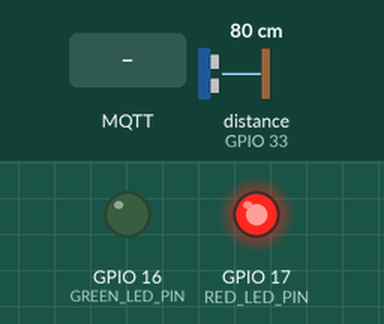
Bench run of a sketch on a simulated ESP32. Shown: output pins drawn as LEDs (lit = HIGH). The inputs (shaded band) are chosen by the test bench; at power-on: distance to the obstacle (sensor on GPIO 33) 80 cm. The echo pulse lasts 58.3 µs per cm; WiFi joins after 1.5 s; servers stay silent unless stated; random numbers use the default seed unless the sketch sets one; no MQTT or app messages arrive unless stated; what the sketch prints to the serial monitor is not drawn.

Above: at 2.7 s.
2.8 s: MQTT message "ON" arrives on the first subscribed topic
At 4.0 s:
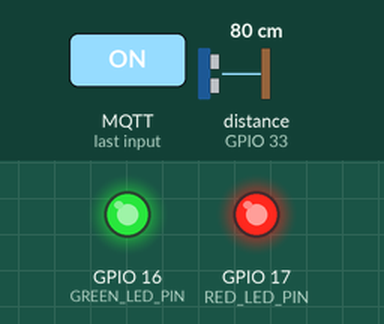
4.3 s: distance to the obstacle (sensor on GPIO 33) set to 6 cm
7.2 s: distance to the obstacle (sensor on GPIO 33) set to 3 cm
At 9.2 s:
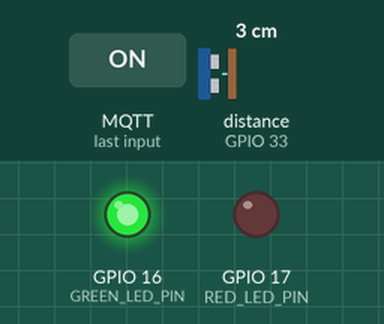
9.5 s: distance to the obstacle (sensor on GPIO 33) set to 9 cm
At 10.9 s:
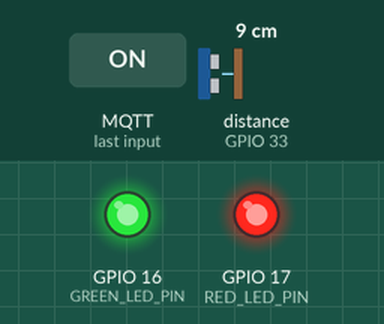
11.5 s: distance to the obstacle (sensor on GPIO 33) set to 2 cm
At 12.5 s:
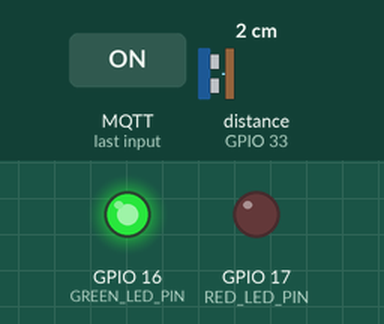
Timing chart, 0 to 14.5 s (numbered marks = the images above; inputs shaded):
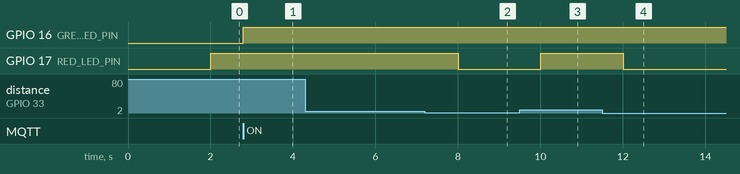

The sketch:

MQTT_Water_copy_20250131114603.ino
```cpp
#include <WiFi.h>
#include <PubSubClient.h>
#include <NewPing.h>

// WiFi credentials
const char* ssid = "HUAWEI_C47D";
const char* password = "12345678";

// MQTT broker details
const char* mqttServer = "broker.hivemq.com";
const int mqttPort = 1883;

// MQTT topics
const char* waterLevelTopic = "water_level";
const char* greenLedControlTopic = "green_led_control";

// Pin definitions
#define TRIGGER_PIN 32
#define ECHO_PIN 33
#define RED_LED_PIN 17
#define GREEN_LED_PIN 16

// HC-SR04 settings
#define MAX_DISTANCE 5 // Tank height in cm
NewPing sonar(TRIGGER_PIN, ECHO_PIN, MAX_DISTANCE);

// Water level thresholds
const int minWaterLevel = 0;
const int maxWaterLevel = 5;

WiFiClient espClient;
PubSubClient client(espClient);

void setup() {
  Serial.begin(115200);
  pinMode(RED_LED_PIN, OUTPUT);
  pinMode(GREEN_LED_PIN, OUTPUT);
  digitalWrite(RED_LED_PIN, LOW);
  digitalWrite(GREEN_LED_PIN, LOW);

  connectWiFi();
  client.setServer(mqttServer, mqttPort);
  client.setCallback(callback);
  connectMQTT();
}

void loop() {
  if (!client.connected()) {
    reconnectMQTT();
  }
  client.loop();

  static unsigned long lastMillis = 0;
  if (millis() - lastMillis >= 2000) {
    lastMillis = millis();

    int waterLevel = measureWaterLevel();
    Serial.print("Water Level: ");
    Serial.print(waterLevel);
    Serial.println(" cm");

    publishWaterLevel(waterLevel);
    controlRedLED(waterLevel);
  }
}

void connectWiFi() {
  Serial.print("Connecting to WiFi");
  WiFi.begin(ssid, password);
  while (WiFi.status() != WL_CONNECTED) {
    delay(500);
    Serial.print(".");
  }
  Serial.println("\nConnected to WiFi");
}

void connectMQTT() {
  while (!client.connected()) {
    Serial.print("Connecting to MQTT...");
    String clientId = "ESP32Client-" + String(random(0xffff), HEX);
    if (client.connect(clientId.c_str())) {
      Serial.println("Connected to MQTT broker");
      client.subscribe(greenLedControlTopic);
    } else {
      Serial.println(" Failed. Retrying in 5s");
      delay(5000);
    }
  }
}

void reconnectMQTT() {
  if (WiFi.status() != WL_CONNECTED) {
    connectWiFi();
  }
  connectMQTT();
}

int measureWaterLevel() {
  int distance = sonar.ping_cm();
  int waterLevel = MAX_DISTANCE - distance;  // Convert distance to water level
  if (waterLevel < 0) waterLevel = 0;  // Avoid negative values
  if (waterLevel > MAX_DISTANCE) waterLevel = MAX_DISTANCE;  // Avoid values beyond max height
  return waterLevel;
}

void publishWaterLevel(int level) {
  char waterLevelStr[10];
  dtostrf(level, 4, 2, waterLevelStr);
  if (client.connected()) {
    client.publish(waterLevelTopic, waterLevelStr);
  }
}

void controlRedLED(int level) {
  digitalWrite(RED_LED_PIN, (level <= minWaterLevel || level >= maxWaterLevel) ? HIGH : LOW);
}

void callback(char* topic, byte* payload, unsigned int length) {
  String message;
  for (int i = 0; i < length; i++) {
    message += (char)payload[i];
  }

  if (String(topic) == greenLedControlTopic) {
    digitalWrite(GREEN_LED_PIN, message == "ON" ? HIGH : LOW);
  }
}
```

Measured:
- the behaviour switches between 5 and 4 cm on distance to the obstacle (sensor on GPIO 33) (found by bisection; images 1 and 2)
- after the input at 2.8 s, GPIO 16 (GREEN_LED_PIN): LOW → HIGH at once
- after the input at 4.3 s, every drawn part: stays the same
- after the input at 7.2 s, GPIO 17 (RED_LED_PIN): HIGH → LOW after 0.80 s
- after the input at 9.5 s, GPIO 17 (RED_LED_PIN): LOW → HIGH after 0.50 s
- after the input at 11.5 s, GPIO 17 (RED_LED_PIN): HIGH → LOW after 0.50 s
